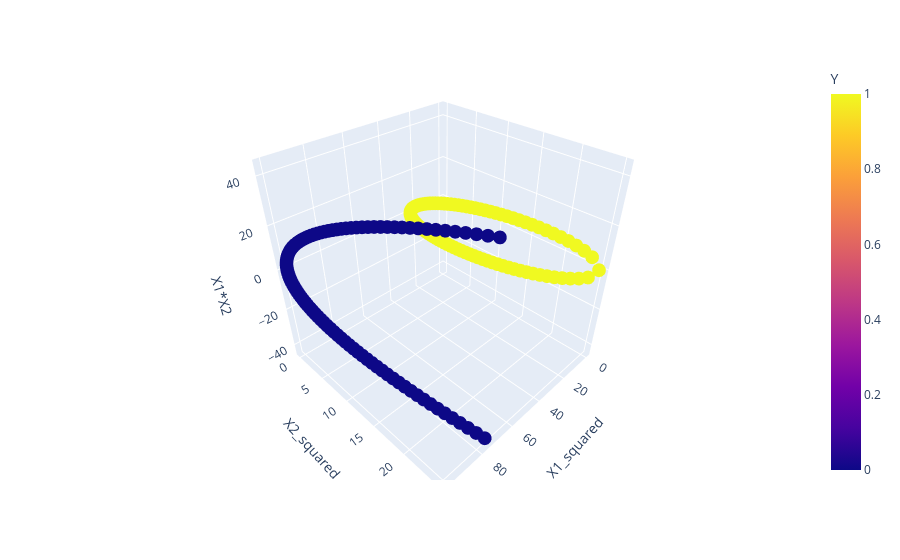

The notebook cell this image was saved under:
### Markdown cell above
But; Now we will apply polynomial kernal which gave use 3 important components-: X1**2; X2**2 and X1*X2.
So; now we will plot the results of polynomial kernal via plotly-:

### Code cell
import plotly.express as px

fig = px.scatter_3d(df, x='X1_squared', y='X2_squared', z='X1*X2',
              color='Y')
fig.show()

### Figure 1 — Plotly figure (JSON) as saved in the notebook; plotly's stock layout.template omitted (floating-point values rounded to 4 significant figures; data arrays with more than 128 entries replaced by an {"elided": "..."} marker saying what was removed)
{"data": [{"hovertemplate": "X1_squared=%{x}<br>X2_squared=%{y}<br>X1*X2=%{z}<br>Y=%{marker.color}<extra></extra>", "legendgroup": "", "marker": {"color": {"elided": "400 int values"}, "coloraxis": "coloraxis", "symbol": "circle"}, "mode": "markers", "name": "", "scene": "scene", "showlegend": false, "type": "scatter3d", "x": {"elided": "400 float values"}, "y": {"elided": "400 float values"}, "z": {"elided": "400 float values"}}], "layout": {"coloraxis": {"colorbar": {"title": {"text": "Y"}}, "colorscale": [[0, "#0d0887"], [0.1111, "#46039f"], [0.2222, "#7201a8"], [0.3333, "#9c179e"], [0.4444, "#bd3786"], [0.5556, "#d8576b"], [0.6667, "#ed7953"], [0.7778, "#fb9f3a"], [0.8889, "#fdca26"], [1, "#f0f921"]]}, "legend": {"tracegroupgap": 0}, "margin": {"t": 60}, "scene": {"domain": {"x": [0, 1], "y": [0, 1]}, "xaxis": {"title": {"text": "X1_squared"}}, "yaxis": {"title": {"text": "X2_squared"}}, "zaxis": {"title": {"text": "X1*X2"}}}}}
